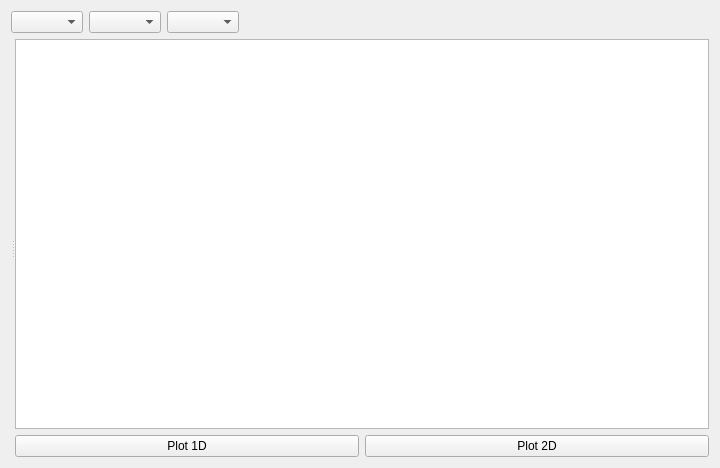
<?xml version="1.0" encoding="UTF-8"?>
<ui version="4.0">
 <class>Form</class>
 <widget class="QWidget" name="Form">
  <property name="geometry">
   <rect>
    <x>0</x>
    <y>0</y>
    <width>720</width>
    <height>468</height>
   </rect>
  </property>
  <property name="windowTitle">
   <string>Form</string>
  </property>
  <layout class="QVBoxLayout" name="verticalLayout_3">
   <item>
    <layout class="QHBoxLayout" name="horizontalLayout">
     <item>
      <widget class="QComboBox" name="sampleNameComboBox"/>
     </item>
     <item>
      <widget class="QComboBox" name="distanceComboBox"/>
     </item>
     <item>
      <widget class="QComboBox" name="outlierMethodComboBox"/>
     </item>
     <item>
      <spacer name="horizontalSpacer">
       <property name="orientation">
        <enum>Qt::Horizontal</enum>
       </property>
       <property name="sizeHint" stdset="0">
        <size>
         <width>0</width>
         <height>20</height>
        </size>
       </property>
      </spacer>
     </item>
    </layout>
   </item>
   <item>
    <widget class="QSplitter" name="splitter">
     <property name="orientation">
      <enum>Qt::Horizontal</enum>
     </property>
     <property name="childrenCollapsible">
      <bool>false</bool>
     </property>
     <widget class="QWidget" name="verticalLayoutWidget">
      <layout class="QVBoxLayout" name="figureVerticalLayout"/>
     </widget>
     <widget class="QWidget" name="verticalLayoutWidget_2">
      <layout class="QVBoxLayout" name="verticalLayout_2">
       <item>
        <widget class="QTreeView" name="treeView">
         <property name="sizePolicy">
          <sizepolicy hsizetype="Minimum" vsizetype="Expanding">
           <horstretch>0</horstretch>
           <verstretch>0</verstretch>
          </sizepolicy>
         </property>
         <property name="horizontalScrollBarPolicy">
          <enum>Qt::ScrollBarAlwaysOff</enum>
         </property>
         <property name="alternatingRowColors">
          <bool>true</bool>
         </property>
         <property name="selectionMode">
          <enum>QAbstractItemView::ExtendedSelection</enum>
         </property>
         <property name="rootIsDecorated">
          <bool>false</bool>
         </property>
         <property name="uniformRowHeights">
          <bool>true</bool>
         </property>
         <property name="itemsExpandable">
          <bool>false</bool>
         </property>
        </widget>
       </item>
       <item>
        <layout class="QHBoxLayout" name="horizontalLayout_2">
         <item>
          <widget class="QPushButton" name="plotCurvePushButton">
           <property name="text">
            <string>Plot 1D</string>
           </property>
          </widget>
         </item>
         <item>
          <widget class="QPushButton" name="plotImagePushButton">
           <property name="text">
            <string>Plot 2D</string>
           </property>
          </widget>
         </item>
        </layout>
       </item>
      </layout>
     </widget>
    </widget>
   </item>
  </layout>
 </widget>
 <resources/>
 <connections/>
</ui>
